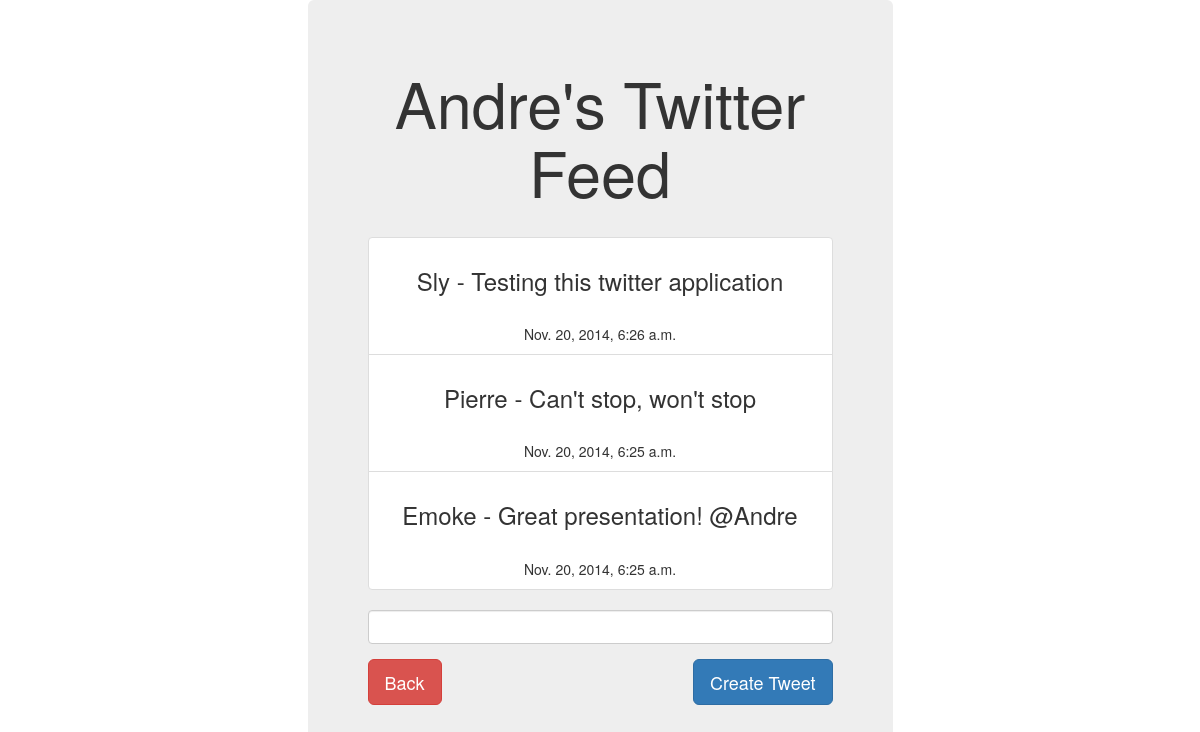
/twitter/5/, run on the app's committed database.
### twitter_clone/models.py (models this page shows, shortened)
class User(models.Model):
    name = models.CharField(max_length = 20)
    following = models.ManyToManyField('self', through='Follow', symmetrical=False)
    def get_tweets(self):
        return Tweet.objects.filter(author__in = self.following.all()).order_by('-time')
    def __str__(self):
        return self.name

class Tweet(models.Model):
    author = models.ForeignKey('User')
    text = models.CharField(max_length = 140)
    time = models.DateTimeField(auto_now_add = True)

### twitter_clone/views.py (the view)
# urls.py: url(r'^(?P<user_id>\d+)/$', views.show, name='show'),
def show(request, user_id):
    profile = User.objects.get(id = user_id)
    tweets = profile.get_tweets
    template = loader.get_template('twitter_clone/show.html')
    context = RequestContext(request, { 'profile' : profile, 'tweets' : tweets})
    return HttpResponse(template.render(context))

### twitter_clone/templates/twitter_clone/show.html (shortened to what this page needs)
<link rel="stylesheet" href="https://maxcdn.bootstrapcdn.com/bootstrap/3.3.1/css/bootstrap.min.css">
<div class='container'>
  <div class='row'>
    <div class='jumbotron col-xs-6 col-xs-offset-3' style='text-align: center'>
      <h1> {{profile.name}}'s Twitter Feed </h1>
      {% if tweets %}
        <br>
        <ul class='list-group tweet-list'>
          {% for tweet in tweets %}
            <li class='list-group-item'>
              <h3>{{tweet.author}} - {{tweet.text}}</h3>
              <br>
              {{tweet.time}}
            </li>
          {% endfor %}
        </ul>
      {% endif %}
      <form method='POST' class='tweet-form'>
        <div class='form-group'>
          <input type='text' class='tweet-box form-control'>
        </div>
        <button type='submit' class='btn btn-lg btn-primary tweet-button' style="float: right" data-id='{{profile.id}}'>Create Tweet</button>
        <a href='/twitter' class='btn btn-lg btn-danger' style='float: left' >Back</a>
      </form>
    </div>
  </div>
</div>

### data on the page
User: name "Andre"
Tweet: author "Sly", text "Testing this twitter application", time "Nov. 20, 2014, 6:26 a.m."
Tweet: author "Pierre", text "Can't stop, won't stop", time "Nov. 20, 2014, 6:25 a.m."
Tweet: author "Emoke", text "Great presentation! @Andre", time "Nov. 20, 2014, 6:25 a.m."
